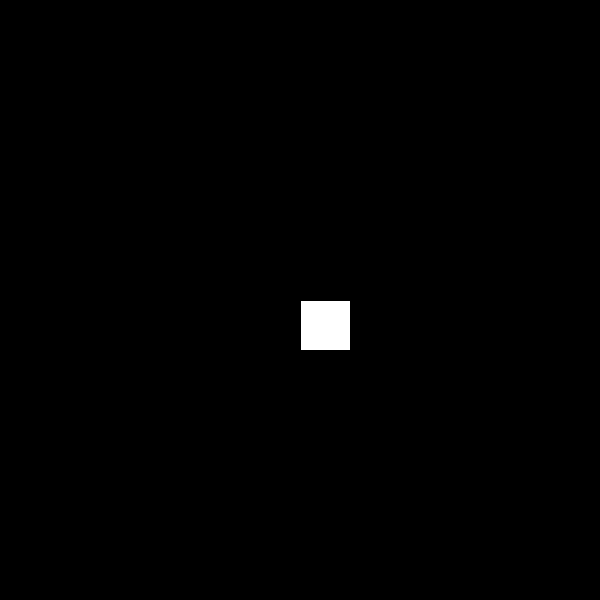
Frame 1 (no input)
Frame 60 (the mouse pressed at the canvas centre just before this capture): identical to frame 1, image omitted
Frame 120 (the mouse held since frame 60 and released just before this capture): identical to frame 1, image omitted

The Processing sketch that drew this single still picture (run headless with seeded random() and noise(); from frame 60 on, the mouse is pressed at the canvas centre):

// Processing sketch: keyPressedEvent
// ── keyPressedEvent.pde
int x = 300;
int y = 300;
int w = 50;
int h = 50;
boolean firstTime = true;

void setup() { 
  size(600, 600);
}

void draw() {
  background(0);
  rect(x, y, w, h);
}

void keyPressed() {

   if(firstTime==true){
    if (keyCode==UP) {
      y = y-5;
      firstTime = false;
    }
    if (keyCode==DOWN) {
      y=y+5;
      firstTime = false;
    }
   }

}

// use this function to set an artificial note of whether 
// it is a repeated key press
// some OS will read a press and hold as multiple presses
// beware!
void keyReleased(){
  firstTime = true;
}
